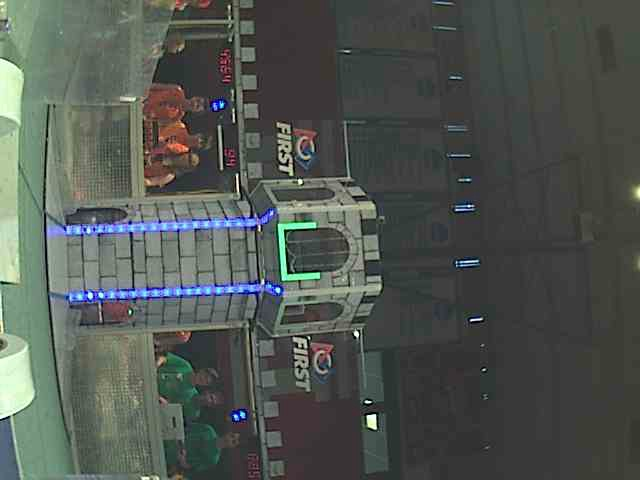
#> input picture Calibration Files/5.jpg, 640 x 480 px, found by its file name
$ python 'Main One Image.py'   (older library calls are emulated)
#> lines starting #> are read from the running program, lines starting #| are printed output that depends on the picture; after the words box and inside, x2 and y2 are one past the last pixel; in counts of white or black regions, pixels touching at a corner belong together
#> further down, original is the input picture: shape (480, 640, 3); mean B, G, R 80.8, 86, 80.3
#> (reads Vision Pi_vCarter3.14/imageValues_3_3.npz from the repository)
### manipulateImage.py
# -*- coding: utf-8 -*-
"""
Created on Sun Jan 15 15:12:37 2017

@author: Ithier

This module does picture manipulation like darkening, drawing lines on the img, etc
"""
import cv2
import numpy as np

def darkenImage(image, scale):
#> called with scale = 0.27
    darker = (image * scale).astype(np.uint8)
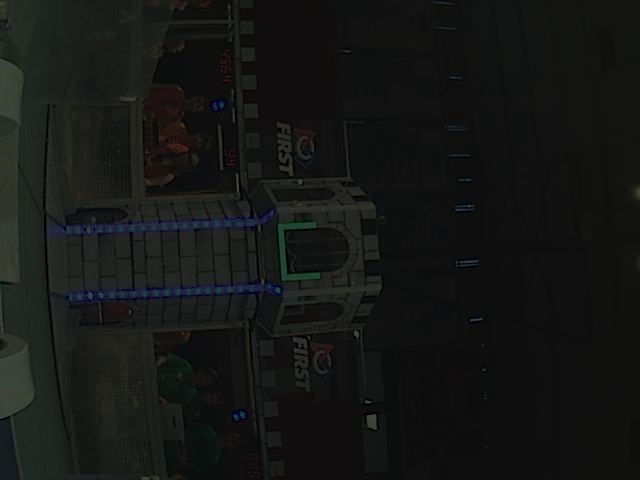
#> darker: shape (480, 640, 3); mean B, G, R 21.4, 22.7, 21.3
    return darker

def bestFitRect(img_orig, cnt):
    # Find convex hull
    hull = cv2.convexHull(cnt)
    box = np.int0(hull)

    # Create black image, draw rectangle hull on it, corner detection
    corners_img = np.zeros((img_orig.shape[0],img_orig.shape[1],img_orig.shape[2]), np.uint8)
    cv2.drawContours(corners_img, [box], 0, (255,255,255), -1)
    corners_img = cv2.cvtColor(corners_img, cv2.COLOR_BGR2GRAY)


    #                                 image, number of corners, quality (0-1), min euclidean dist
    # note quality level was at 0.2
    corners = cv2.goodFeaturesToTrack(corners_img, 4, 0.01, 5) # Find coordinates for the four corners
    corners = np.int0(corners)

    """
    # Load original image and draw BFR and corners
    cv2.drawContours(img_orig, [box], 0, (0,255,255), 2)

    for i in corners:
        x,y = i.ravel()
        cv2.circle(img_orig, (x,y), 5, (255, 0, 255), -1)
    """
    return box, hull, corners, img_orig

# [7 lines left out: function drawBFR, not called in this run]


def dilateAndErode(img, size):
    kernel = np.ones((size,size), np.uint8)
    dilation = cv2.dilate(img,kernel,iterations=1)
    erosion = cv2.erode(dilation,kernel,iterations = 1)
    return erosion

# [21 lines left out: functions drawLine2Target, drawCrossHairs, rotateImage, not called in this run]

### findTarget.py
# -*- coding: utf-8 -*-
"""
Created on Sun Jan 22 11:05:43 2017

@author: Ithier

This module is in charge of finding the target
"""

import cv2
import numpy as np
import manipulateImage as MI
import imageCalculations as IC
import validateTarget as VT


def findValids(img_orig, filename):
    global angle, distance, validUpdate
    angle = 1000
    distance = 0
    validUpdate = False

    # Make copy of frame/image to work with
    img = np.copy(img_orig)

    # Load calibration parameters
    values = np.load(filename)
    brightness = float(values['brightness'])
    lower_bound = values['lower']
    upper_bound = values['upper']

    # Create img with parameters
    img_darker = MI.darkenImage(img, brightness)
    hsv = cv2.cvtColor(img_darker, cv2.COLOR_BGR2HSV)
#> hsv: shape (480, 640, 3); mean H, S, V 50.5, 33.1, 23.7
    mask_orig = cv2.inRange(hsv,lower_bound,upper_bound)
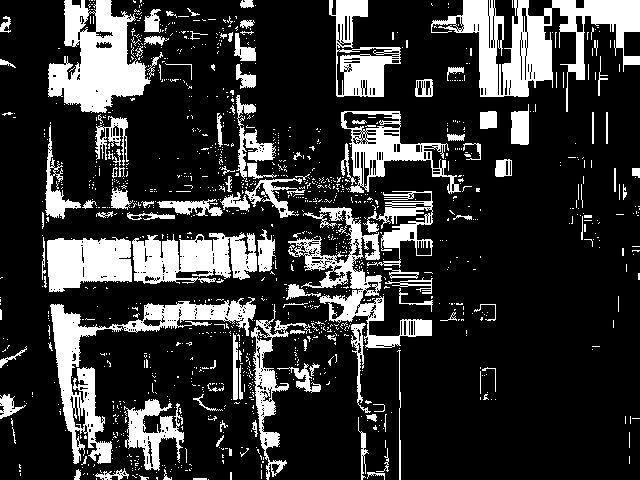
#> mask_orig: shape (480, 640); 20.6% white; 1229 white regions (1111 under 20 px), largest, box (x1, y1, x2, y2) and area: (431, 0, 640, 112) 8605, (48, 0, 151, 113) 6563, (50, 297, 256, 464) 6383

    mask= np.copy(mask_orig)

    # Clean up mask with dilate and erode and threshold
    mask = MI.dilateAndErode(mask, 5)
#> in dilateAndErode, `dilation = cv2.dilate(img,kernel,iterations=1)`:
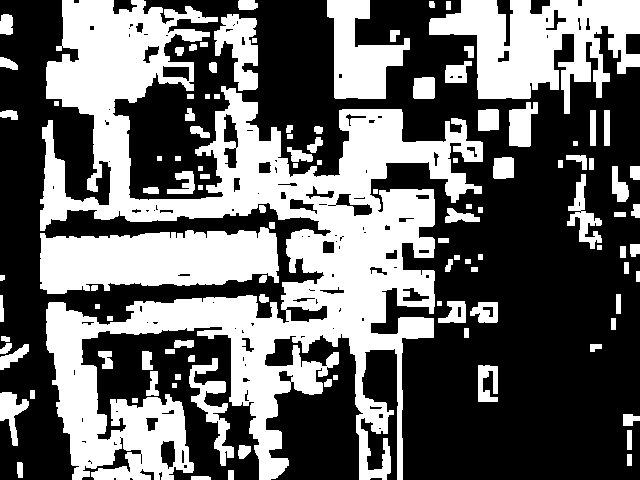
#> dilation: shape (480, 640); 40.6% white; 111 white regions, largest, box (x1, y1, x2, y2) and area: (40, 0, 483, 480) 77636, (429, 0, 640, 114) 13111, (40, 227, 279, 294) 12087
    maskc = np.copy(mask)
    ret,maskc = cv2.threshold(maskc,127,255,0)
    mask = np.copy(maskc)

    # Determine if there are any valid targets
    valid, cnt, Rect_coor, BFR_img, hull = VT.findValidTarget(img, mask)

    if valid:
        validUpdate = True

        # Find and draw center
        cx1, cy1 = IC.findCenter(cnt[0])
        cx2, cy2 = IC.findCenter(cnt[1])
        cx = (cx1 + cx2) / 2
        cy = (cy1 + cy2) / 2

        # Calculate angle and distance
        angle = IC.findAnglePeg(BFR_img, cx1, cx2)
        distance = IC.findDistancePeg(BFR_img, Rect_coor)

        # Visualize calculation
        MI.drawLine2Target(BFR_img, cx, cy)
        MI.drawCrossHairs(BFR_img)
    else:
        validUpdate = False
        BFR_img = img_orig
        MI.drawCrossHairs(BFR_img)
        print 'No Valid Update'


    return angle, distance, validUpdate, BFR_img, mask_orig, cnt

### validateTarget.py
# -*- coding: utf-8 -*-
"""
Created on Sun Jan 15 15:49:26 2017

@author: Ithier

This file sorts
"""
import cv2
import numpy as np
from heapq import nlargest
import imageCalculations as IC
import manipulateImage as MI
import math
import partialTarget as PT

filename = 'C:/Users/Ithier/Documents/FIRST/2017/PowerKnightsVision_2017/12FP'

# [14 lines left out: function checkCornerDist, not called in this run]
'''
def checkRectCoor(Rect_coor):
    threshold = 50 # threshold in pixels
    w1 = math.fabs(Rect_coor[0][0] - Rect_coor[1][0])
'''

# [12 lines left out: function inside, not called in this run]


def isValidShapePeg(contour):
    matchThreshold = 0.3
    #matchThreshold = 0.198
    #matchThreshold = 0.12
    '''
    Rectangle.png was created with this code
    cv2.rectangle(rectangle,(20,20),(60,120),(255,255,255),-1)  # coordinates chosen by making sure it has same aspect ratio as real life targe
    cv2.imwrite('rectangle.png', rectangle)
    '''
    # load image to compare
    rectangle = cv2.imread('rectangle.png', 0)

    # Threshold and get contours
    ret, thresh = cv2.threshold(rectangle, 127, 255, cv2.THRESH_BINARY)
    img, contours, hierarchy = cv2.findContours(thresh,2,1)
    cnt = contours[0]
    match_quality = cv2.matchShapes(cnt,contour,1,0.0)
    print "Match: " + str(match_quality)

    if match_quality < matchThreshold:
        return True
    else:
        return False

def avgPxlLengths(Rect_coor):
    w1 = Rect_coor[1][0] - Rect_coor[0][0]
    w2 = Rect_coor[2][0] - Rect_coor[3][0]
    w = (w1 + w2)/2.0 # average width of rectangle based on both sides

    h1 = Rect_coor[3][1] - Rect_coor[0][1]
    h2 = Rect_coor[2][1] - Rect_coor[1][1]
    h = (h1 + h2)/2.0 # average height of rectangle based on both sides

    aspect_ratio = float(w)/h

    return aspect_ratio, h, w

def isValidARPeg(Rect_coor):
    #minAR = 0.32
    #maxAR = 0.492
    minAR = 0.2
    maxAR = 0.6
    ''' Note on coordinate system: The top left corner of the target is Rect_coor[0], the top right is Rect_coor[1],
    the bottom right is Rect_coor[2], and the bottom left is Rect_coor[3]. The second index determines whether it is an
    x or y coordinate. Ex, Rect_coor[1][0] is the x value of the top right corner of the target while Rect_coor[1][1] is
    the y coordinate for the top right corner.
    '''
    aspect_ratio, h, w = avgPxlLengths(Rect_coor)
    print "AR: " + str(aspect_ratio)

    # Real aspect ratio is 2"/5" = 0.4 (used dimensions from target)
    if aspect_ratio < minAR or aspect_ratio > maxAR:
        return False
    else:
        return True


def isValid(contour, Rect_coor):
    valid1 = isValidARPeg(Rect_coor)
    valid2= isValidShapePeg(contour)

    if valid1 == False or valid2 == False:
        return False
    else:
        return True


# [5 lines left out: function zeroVariables, not called in this run]


def findValidTarget(image, mask):
    areas = []
    cnt = []
    hull = []
    Rect_coor = []
    goodTarget = 0
    minArea = 1 # need to calculate good values for min and max area
    maxArea = 100^6 # need to calculate good values for min and max area
    BFR_img = np.copy(image)
    numContours = 20
    count = 0

    # find contours
    _, contours, hierarchy = cv2.findContours(mask, cv2.RETR_TREE, cv2.CHAIN_APPROX_SIMPLE)
#> contours = 248 contours, 144 with area under 20; largest, box (x1, y1, x2, y2) and area: (42, 0, 472, 480) 53364, (431, 0, 640, 112) 10210, (42, 229, 277, 292) 10140, (329, 0, 408, 97) 3642, (93, 399, 184, 480) 3211
#> (the rest of the program and of its run is left out)
